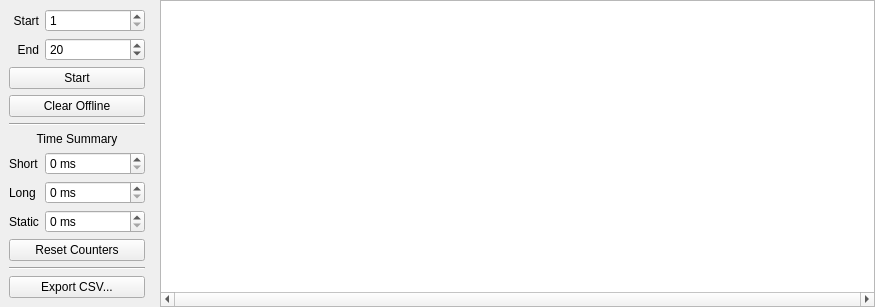
<?xml version="1.0" encoding="UTF-8"?>
<ui version="4.0">
 <class>MultiView</class>
 <widget class="QWidget" name="MultiView">
  <property name="geometry">
   <rect>
    <x>0</x>
    <y>0</y>
    <width>875</width>
    <height>299</height>
   </rect>
  </property>
  <property name="sizePolicy">
   <sizepolicy hsizetype="Preferred" vsizetype="Minimum">
    <horstretch>0</horstretch>
    <verstretch>0</verstretch>
   </sizepolicy>
  </property>
  <property name="windowTitle">
   <string>Multi Universe View</string>
  </property>
  <property name="windowIcon">
   <iconset>
    <normaloff>:/icons/multi_universe_view.png</normaloff>:/icons/multi_universe_view.png</iconset>
  </property>
  <layout class="QVBoxLayout" name="verticalLayout">
   <property name="leftMargin">
    <number>0</number>
   </property>
   <property name="topMargin">
    <number>0</number>
   </property>
   <property name="rightMargin">
    <number>0</number>
   </property>
   <property name="bottomMargin">
    <number>0</number>
   </property>
   <item>
    <layout class="QHBoxLayout" name="horizontalLayout">
     <item>
      <widget class="QWidget" name="widget" native="true">
       <layout class="QGridLayout" name="gridLayout">
        <item row="1" column="0">
         <widget class="QLabel" name="lblStartUniverse">
          <property name="sizePolicy">
           <sizepolicy hsizetype="Preferred" vsizetype="Preferred">
            <horstretch>0</horstretch>
            <verstretch>0</verstretch>
           </sizepolicy>
          </property>
          <property name="text">
           <string>Start</string>
          </property>
          <property name="alignment">
           <set>Qt::AlignRight|Qt::AlignTrailing|Qt::AlignVCenter</set>
          </property>
         </widget>
        </item>
        <item row="1" column="1">
         <widget class="QSpinBox" name="spinUniverseMin">
          <property name="sizePolicy">
           <sizepolicy hsizetype="Minimum" vsizetype="Fixed">
            <horstretch>0</horstretch>
            <verstretch>0</verstretch>
           </sizepolicy>
          </property>
          <property name="minimumSize">
           <size>
            <width>100</width>
            <height>0</height>
           </size>
          </property>
          <property name="minimum">
           <number>1</number>
          </property>
          <property name="maximum">
           <number>63999</number>
          </property>
         </widget>
        </item>
        <item row="11" column="0" colspan="2">
         <widget class="Line" name="line_2">
          <property name="orientation">
           <enum>Qt::Horizontal</enum>
          </property>
         </widget>
        </item>
        <item row="9" column="0">
         <widget class="QLabel" name="lblStatic">
          <property name="text">
           <string>Static</string>
          </property>
         </widget>
        </item>
        <item row="7" column="1">
         <widget class="QSpinBox" name="spinShort">
          <property name="suffix">
           <string> ms</string>
          </property>
          <property name="value">
           <number>0</number>
          </property>
         </widget>
        </item>
        <item row="8" column="0">
         <widget class="QLabel" name="lblLong">
          <property name="text">
           <string>Long</string>
          </property>
         </widget>
        </item>
        <item row="8" column="1">
         <widget class="QSpinBox" name="spinLong">
          <property name="suffix">
           <string> ms</string>
          </property>
         </widget>
        </item>
        <item row="7" column="0">
         <widget class="QLabel" name="lblShortInt">
          <property name="text">
           <string>Short</string>
          </property>
         </widget>
        </item>
        <item row="5" column="0" colspan="2">
         <widget class="Line" name="line">
          <property name="orientation">
           <enum>Qt::Horizontal</enum>
          </property>
         </widget>
        </item>
        <item row="2" column="1">
         <widget class="QSpinBox" name="spinUniverseMax">
          <property name="sizePolicy">
           <sizepolicy hsizetype="Minimum" vsizetype="Fixed">
            <horstretch>0</horstretch>
            <verstretch>0</verstretch>
           </sizepolicy>
          </property>
          <property name="minimum">
           <number>1</number>
          </property>
          <property name="maximum">
           <number>63999</number>
          </property>
          <property name="value">
           <number>20</number>
          </property>
         </widget>
        </item>
        <item row="12" column="0" colspan="2">
         <widget class="QPushButton" name="btnExport">
          <property name="text">
           <string>Export CSV...</string>
          </property>
         </widget>
        </item>
        <item row="13" column="0">
         <spacer name="verticalSpacer">
          <property name="orientation">
           <enum>Qt::Vertical</enum>
          </property>
          <property name="sizeHint" stdset="0">
           <size>
            <width>0</width>
            <height>0</height>
           </size>
          </property>
         </spacer>
        </item>
        <item row="9" column="1">
         <widget class="QSpinBox" name="spinStatic">
          <property name="suffix">
           <string> ms</string>
          </property>
         </widget>
        </item>
        <item row="10" column="0" colspan="2">
         <widget class="QPushButton" name="btnResetCounters">
          <property name="text">
           <string>Reset Counters</string>
          </property>
         </widget>
        </item>
        <item row="3" column="0" colspan="2">
         <widget class="QPushButton" name="btnStartStop">
          <property name="text">
           <string>Start</string>
          </property>
          <property name="checkable">
           <bool>true</bool>
          </property>
         </widget>
        </item>
        <item row="6" column="0" colspan="2">
         <widget class="QLabel" name="lblTime">
          <property name="text">
           <string>Time Summary</string>
          </property>
          <property name="alignment">
           <set>Qt::AlignCenter</set>
          </property>
         </widget>
        </item>
        <item row="2" column="0">
         <widget class="QLabel" name="lblEndUniverse">
          <property name="text">
           <string>End</string>
          </property>
          <property name="alignment">
           <set>Qt::AlignRight|Qt::AlignTrailing|Qt::AlignVCenter</set>
          </property>
         </widget>
        </item>
        <item row="4" column="0" colspan="2">
         <widget class="QPushButton" name="btnClearOffline">
          <property name="text">
           <string>Clear Offline</string>
          </property>
         </widget>
        </item>
       </layout>
      </widget>
     </item>
     <item>
      <widget class="QTableView" name="sourceTableView">
       <property name="sizePolicy">
        <sizepolicy hsizetype="Expanding" vsizetype="Preferred">
         <horstretch>0</horstretch>
         <verstretch>0</verstretch>
        </sizepolicy>
       </property>
       <property name="horizontalScrollBarPolicy">
        <enum>Qt::ScrollBarAlwaysOn</enum>
       </property>
       <property name="sizeAdjustPolicy">
        <enum>QAbstractScrollArea::AdjustToContents</enum>
       </property>
       <property name="editTriggers">
        <set>QAbstractItemView::NoEditTriggers</set>
       </property>
       <property name="selectionMode">
        <enum>QAbstractItemView::NoSelection</enum>
       </property>
       <property name="selectionBehavior">
        <enum>QAbstractItemView::SelectRows</enum>
       </property>
       <property name="sortingEnabled">
        <bool>true</bool>
       </property>
       <attribute name="verticalHeaderVisible">
        <bool>false</bool>
       </attribute>
       <attribute name="verticalHeaderDefaultSectionSize">
        <number>24</number>
       </attribute>
      </widget>
     </item>
    </layout>
   </item>
  </layout>
 </widget>
 <resources/>
 <connections/>
</ui>
